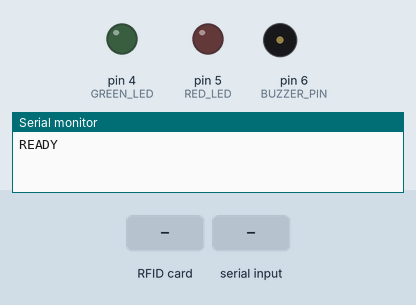
The sketch below on a simulated Arduino Uno, built with avr-gcc and run on an emulated ATmega328P. On the bench: output pins drawn as LEDs (lit = HIGH), buzzer (waves = sounding), the last lines printed to the serial monitor. The inputs (shaded band) are chosen by the test bench. Pins used as bus, display or sensor lines are not drawn.

Above: at 1.6 s.
1.7 s: RFID card 5E 7A 19 C4 held to the reader
At 1.78 s:
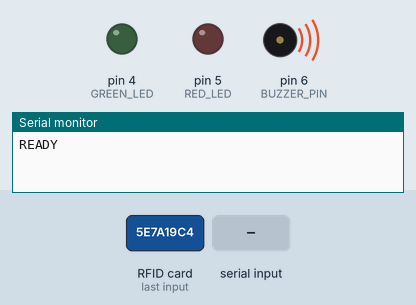
3.3 s: "OK\n" received over Serial
At 4.9 s:
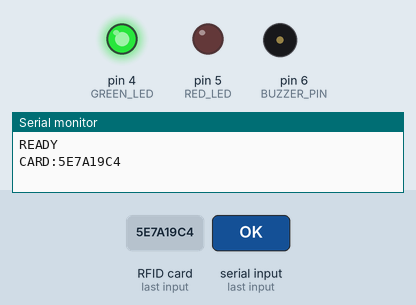
Timing chart, 0 to 8.4 s (numbered marks = the images above; inputs shaded):
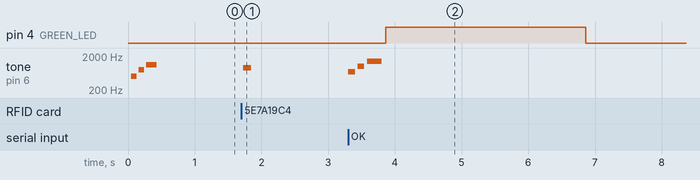

The sketch:

atm_arduino.ino
```cpp
#include <SPI.h>
#include <MFRC522.h>

#define RST_PIN 9
#define SS_PIN 10
#define GREEN_LED 4
#define RED_LED 5
#define BUZZER_PIN 6

MFRC522 rfid(SS_PIN, RST_PIN);

void beepCardTap() {
  tone(BUZZER_PIN, 900, 120);
  delay(160);
}

void beepSuccess() {
  tone(BUZZER_PIN, 700, 100); delay(140);
  tone(BUZZER_PIN, 1000, 100); delay(140);
  tone(BUZZER_PIN, 1400, 220); delay(280);
}

void beepWrongUID() {
  for (int i = 0; i < 3; i++) {
    tone(BUZZER_PIN, 270, 450);
    delay(550);
  }
}

void beepWrongFace() {
  for (int i = 0; i < 4; i++) {
    tone(BUZZER_PIN, 400, 180);
    delay(260);
  }
}

void setup() {
  Serial.begin(9600);
  SPI.begin();
  rfid.PCD_Init();

  pinMode(GREEN_LED, OUTPUT);
  pinMode(RED_LED, OUTPUT);
  pinMode(BUZZER_PIN, OUTPUT);

  digitalWrite(GREEN_LED, LOW);
  digitalWrite(RED_LED, LOW);

  // Startup beep
  tone(BUZZER_PIN, 500, 80); delay(110);
  tone(BUZZER_PIN, 800, 80); delay(110);
  tone(BUZZER_PIN, 1100, 160); delay(200);

  Serial.println("READY");
}

void loop() {
  if (!rfid.PICC_IsNewCardPresent()) return;
  if (!rfid.PICC_ReadCardSerial()) return;

  // Build UID string
  String uid = "";
  for (byte i = 0; i < rfid.uid.size; i++) {
    if (rfid.uid.uidByte[i] < 0x10) uid += "0";
    uid += String(rfid.uid.uidByte[i], HEX);
  }
  uid.toUpperCase();  // toUpperCase returns void, modifies in place

  beepCardTap();
  Serial.println("CARD:" + uid);

  unsigned long start = millis();
  while (millis() - start < 15000) {
    if (Serial.available()) {
      String resp = Serial.readStringUntil('\n');
      resp.trim();

      if (resp == "OK") {
        beepSuccess();
        digitalWrite(GREEN_LED, HIGH);
        delay(3000);
        digitalWrite(GREEN_LED, LOW);
      } else if (resp == "FAIL_FACE") {
        for (int i = 0; i < 4; i++) {
          tone(BUZZER_PIN, 400, 180);
          digitalWrite(RED_LED, HIGH);
          delay(220);
          noTone(BUZZER_PIN);
          digitalWrite(RED_LED, LOW);
          delay(160);
        }
      } else if (resp == "FAIL_CARD") {
        beepWrongUID();
        digitalWrite(RED_LED, HIGH);
        delay(1800);
        digitalWrite(RED_LED, LOW);
      }
      break;  // Exit waiting for response
    }
  }

  rfid.PICC_HaltA();
  rfid.PCD_StopCrypto1();
}
```

Measured:
- after the input at 1.7 s, tone on pin 6 (BUZZER_PIN): silent → 900 Hz at once, → silent 0.12 s later
- after the input at 3.3 s, pin 4 (GREEN_LED): LOW → HIGH after 0.56 s, → LOW 3.0 s later; tone on pin 6 (BUZZER_PIN): plays 700 Hz for 0.10 s, 1000 Hz for 0.10 s, 1400 Hz for 0.22 s, starting at once
